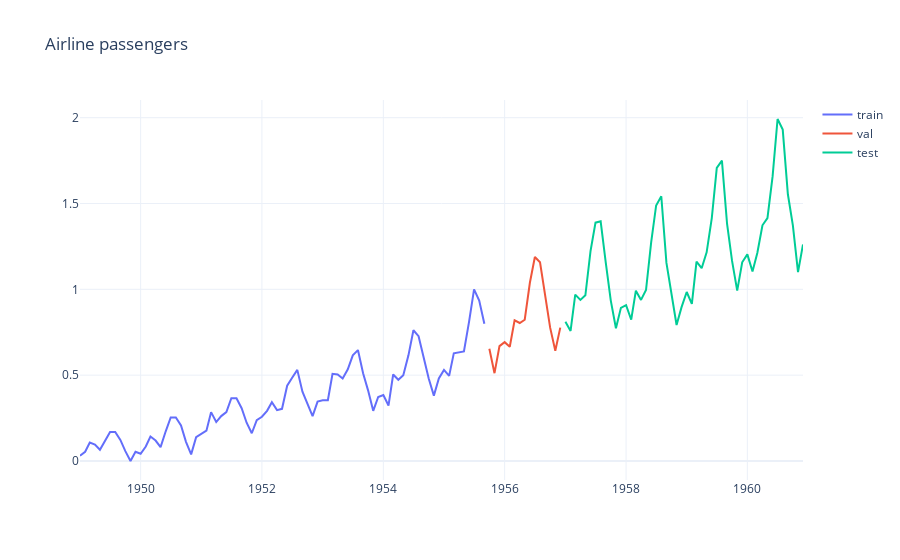

Source (notebook cell):
### Markdown cell above
We plot the train, validation and test sets with different colors.

### Code cell
fig = go.Figure()
fig.add_trace(go.Scatter(x=train.index, y=train.passengers, name="train", mode="lines"))
fig.add_trace(go.Scatter(x=val.index, y=val.passengers, name="val", mode="lines"))
fig.add_trace(go.Scatter(x=test.index, y=test.passengers, name="test", mode="lines"))
fig.update_layout(title="Airline passengers")
fig.show()
